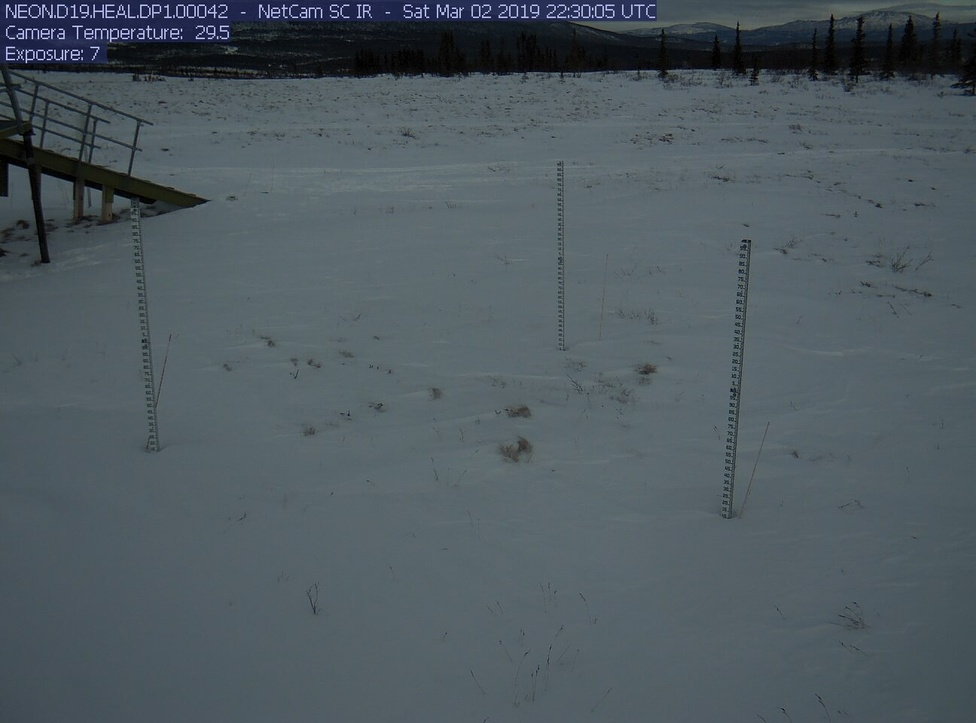
#> input picture Li/project/snow_test.jpg, 976 x 723 px, shrunk from 1296 x 960 before the run
$ jupyter execute --allow-errors 'Image Transformations.ipynb'   (older library calls are emulated)
#> lines starting #> are read from the running program, lines starting #| are printed output that depends on the picture
[cell 1]
import cv2
import numpy as np
import matplotlib.pyplot as plt

[cell 2]
img = cv2.imread("snow_test.jpg", 0)
#> img: shape (723, 976); min 0, max 233, mean 86.8
plt.imshow(img, 'gray')

print(img.shape) #960, 1296
#| (723, 976)

[cell 3]
# Laplacian transform

lap = cv2.Laplacian(img, cv2.CV_64F, ksize=3) # cv2.CV_64F float datatype
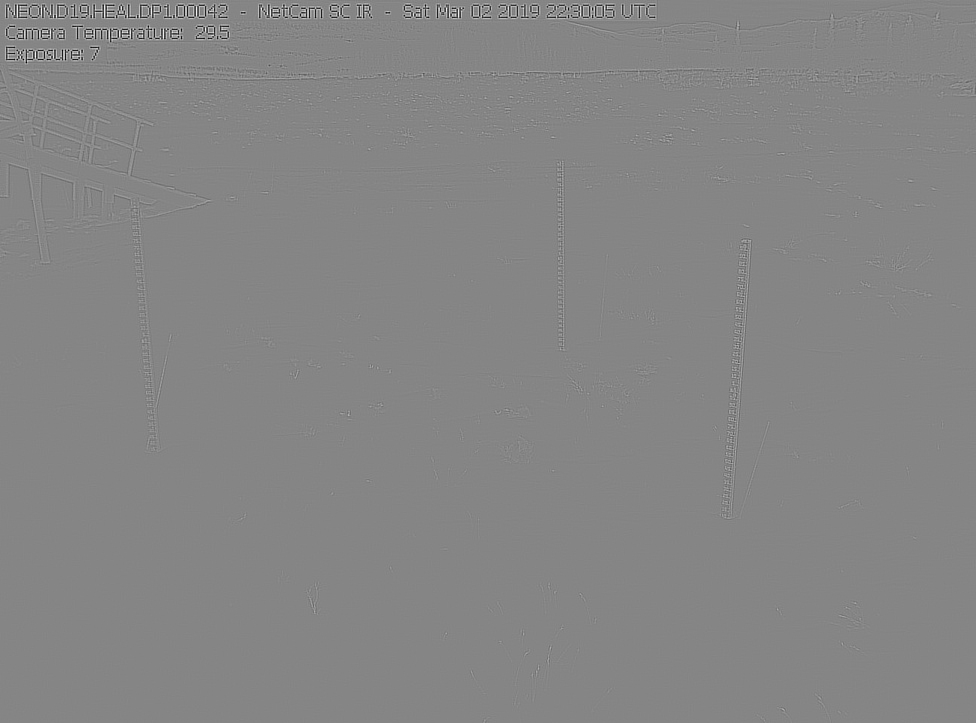
#> lap: shape (723, 976) float64; min -1386, max 1260, mean 0; drawn with min black and max white
lap = np.uint8(np.absolute(lap)) # abs val of laplacian transformation, convert back to 8bit

plt.imshow(lap, 'gray')

[cell 4]
# sobelX transform

sobelX = cv2.Sobel(img, cv2.CV_64F, 1, 0)
sobelX = np.uint8(np.absolute(sobelX))

plt.imshow(sobelX, 'gray')

[cell 5]
# sobelY transform

sobelY = cv2.Sobel(img, cv2.CV_64F, 0, 1)
sobelY = np.uint8(np.absolute(sobelY))

plt.imshow(sobelY, 'gray')

[cell 6]
# combined sobel transform

sobelCombined = cv2.bitwise_or(sobelX, sobelY)
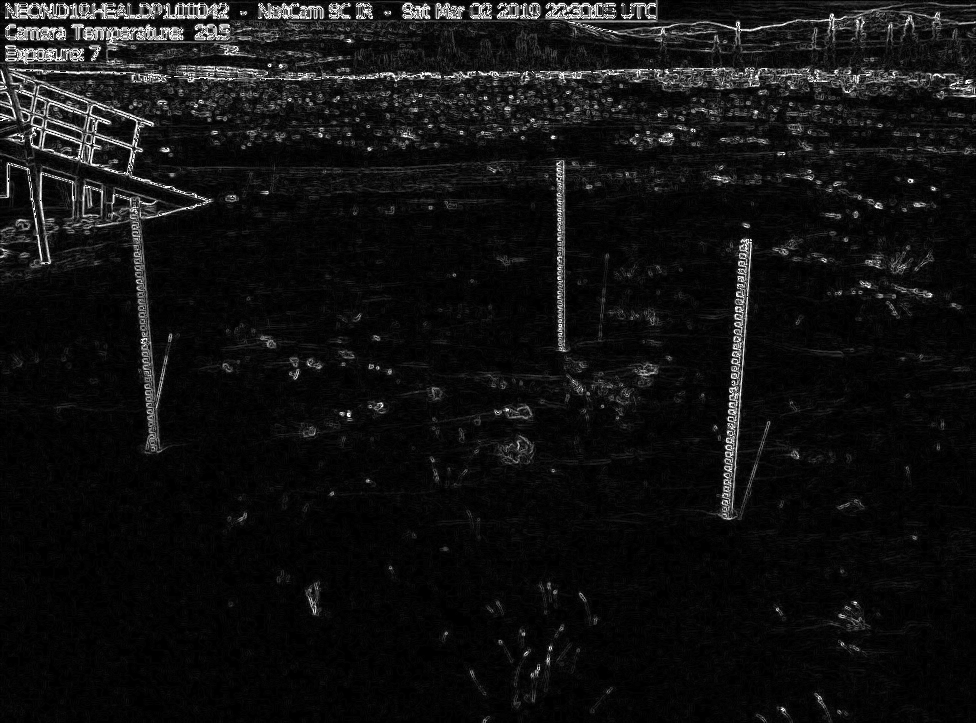
#> sobelCombined: shape (723, 976); min 0, max 255, mean 17.2

plt.imshow(sobelCombined, 'gray')

[cell 7]
# dummy function
def nothing(x):
    pass


# create trackbar for canny edge detection threshold changes
cv2.namedWindow('canny')

# add lower and upper threshold slidebars to "canny"
cv2.createTrackbar('lower', 'canny', 0, 255, nothing)
cv2.createTrackbar('upper', 'canny', 0, 255, nothing)

while(1):

    lower = cv2.getTrackbarPos('lower', 'canny')
    upper = cv2.getTrackbarPos('upper', 'canny')
    edges = cv2.Canny(img, lower, upper)
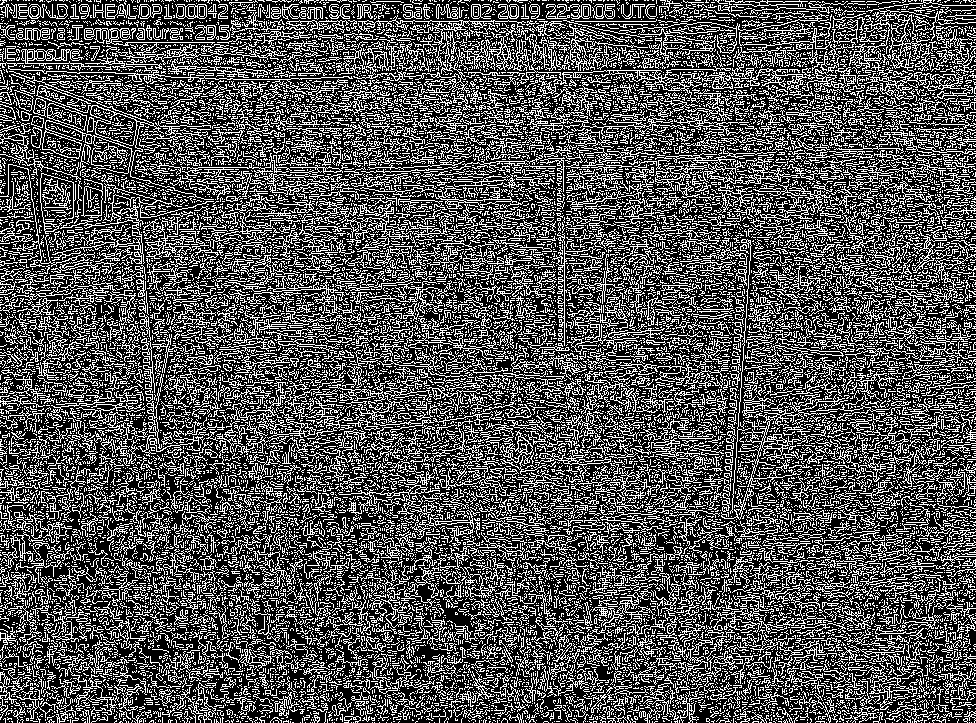
#> edges: shape (723, 976); 32.6% white in thin lines or dots

    cv2.imshow('canny', edges)
    k = cv2.waitKey(1) & 0xFF
#> (key Esc is pressed here)
    if k == 27:   # hit escape to quit
        break

cv2.destroyAllWindows()

[cell 8]
# optimized canny transform based on trackbar results

canny = cv2.Canny(img, 52, 200)
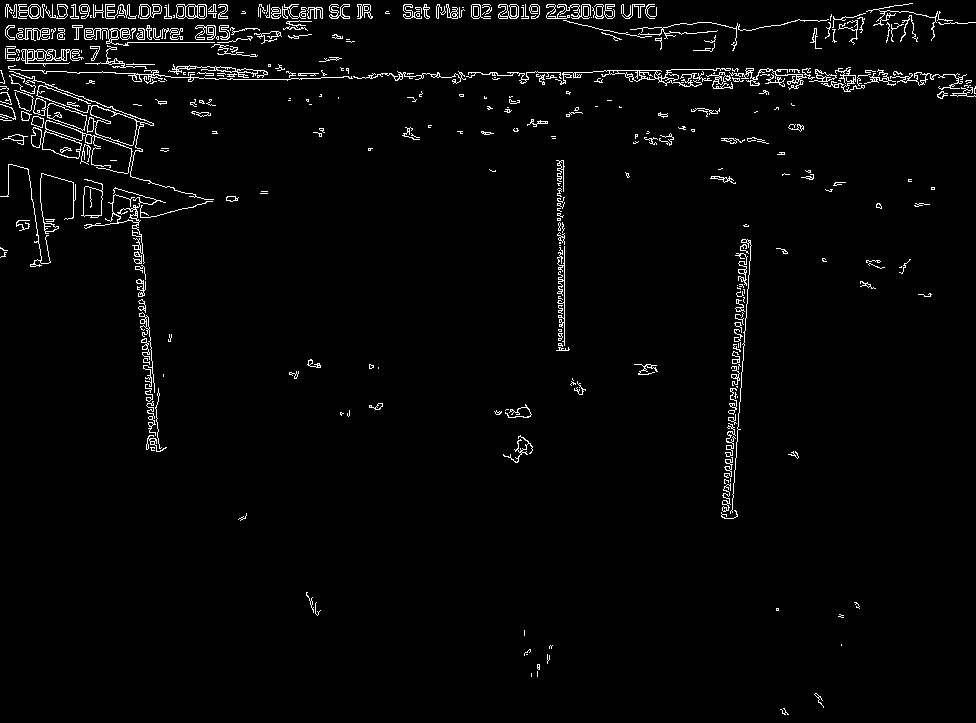
#> canny: shape (723, 976); 2.6% white in thin lines or dots

plt.imshow(canny, 'gray')

#> (a cell that did not finish here is left out)

[cell 10]
# probabilistic hough transform

# read this again
img = cv2.imread("snow_test.jpg", 0)

lines = cv2.HoughLinesP(canny,1,np.pi/180, 150,minLineLength=100,maxLineGap=12)
#> lines = 37 rows, first 6: [459, 72, 592, 72], [625, 75, 894, 75], [5, 16, 227, 16], [291, 78, 439, 75], [472, 4, 654, 4], [473, 18, 629, 18]

for line in lines:
    x1,y1,x2,y2 = line[0]
    cv2.line(img,(x1,y1),(x2,y2),(0,255,0),2)
#> this loop made 37 passes
#> (x1, y1, x2, y2) on passes 1 to 12: (459, 72, 592, 72), (625, 75, 894, 75), (5, 16, 227, 16), (291, 78, 439, 75), (472, 4, 654, 4), (473, 18, 629, 18), (410, 13, 648, 17), (601, 74, 848, 74), (753, 79, 888, 79), (471, 6, 654, 6), (768, 80, 923, 83), (403, 10, 563, 13)
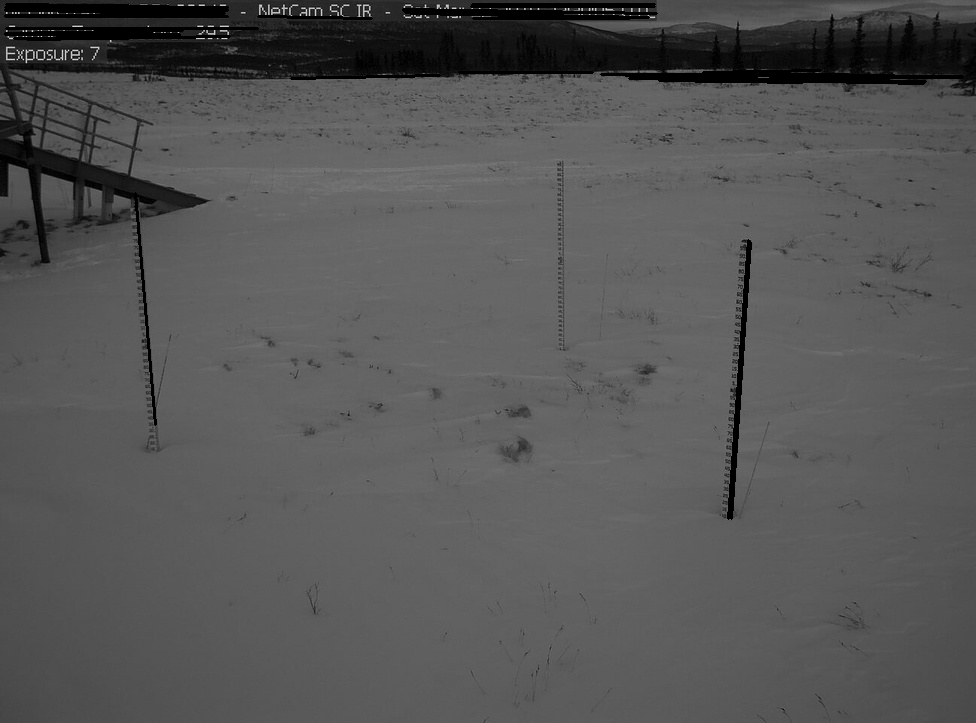
#> img: shape (723, 976); min 0, max 233, mean 85.2

cv2.imshow('image', img)
k = cv2.waitKey(0)
#> (key Esc is pressed here)
cv2.destroyAllWindows()

[cell 11]
#Read gray image
img = cv2.imread("snow_test.jpg", 0)

fld = cv2.ximgproc.createFastLineDetector()
lines = fld.detect(img)
#> lines = 404 rows, first 6: [929.9, 3.41, 975, 5.63], [865.9, 10.61, 909, 3.17], [5.73, 3.98, 4.74, 15.98], [16.11, 17, 15.74, 4.01], [19.39, 16.05, 18.31, 3.97], [40.46, 16.05, 39.54, 6.04]
drawn_img = fld.drawSegments(img, lines)
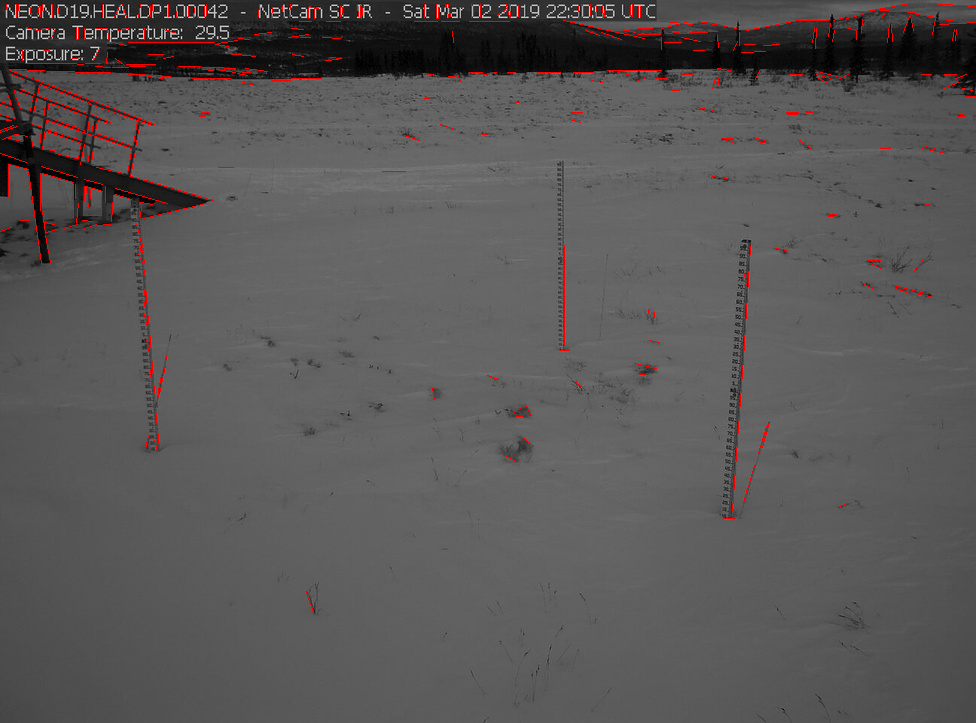
#> drawn_img: shape (723, 976, 3); mean of channels 0, 1, 2 86.1, 86.1, 89; drawn as B, G, R


#Show image
cv2.imshow("LSD",drawn_img )
cv2.waitKey(0)
#> Out = 27
